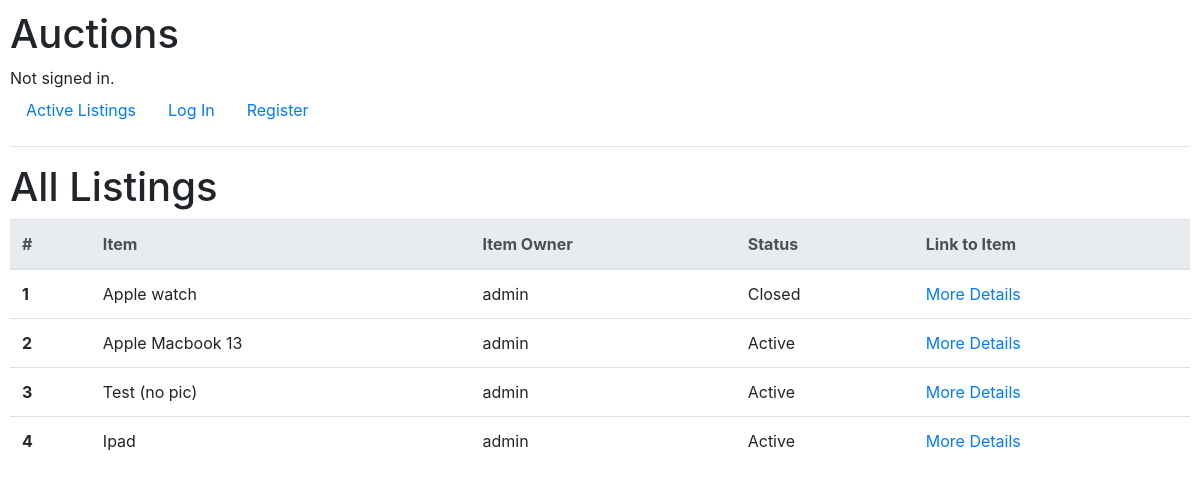
Before: /view_all_listings with the older database file.
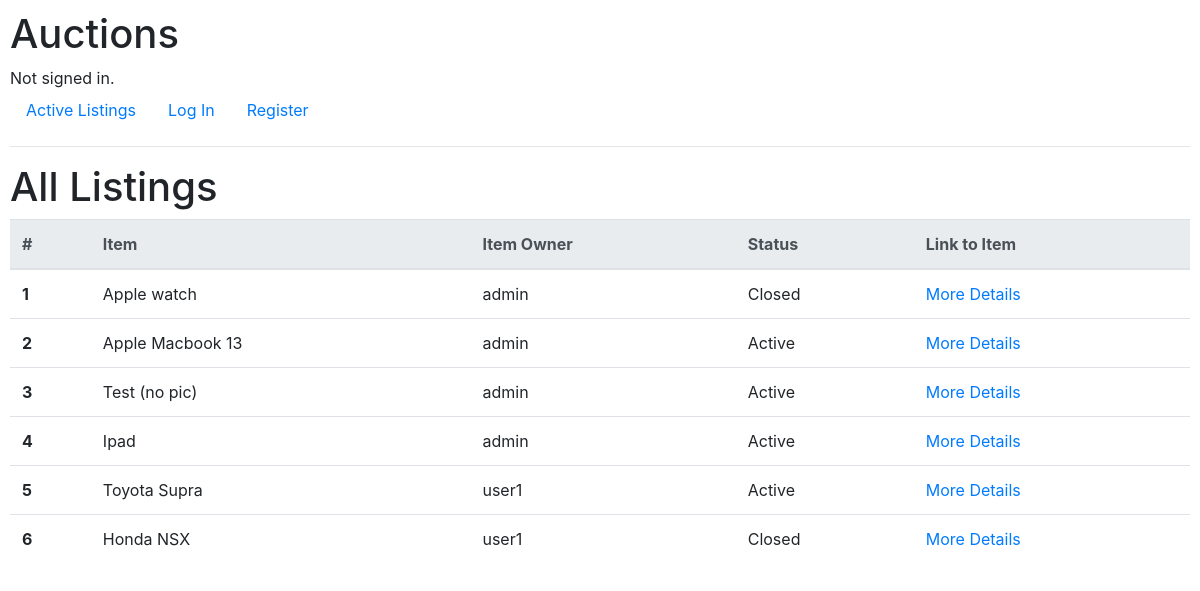
After: the same page with the newer database file.
### auctions/models.py (models this page shows, shortened)
class Auction(models.Model):
    item_name = models.CharField(max_length=64)
    item_category = models.ForeignKey(Category, on_delete=models.PROTECT, db_column="category")
    item_owner = models.ForeignKey(User, on_delete=models.CASCADE)
    item_image_url = models.URLField(max_length=256)
    item_starting_bid = models.DecimalField(max_digits=9, decimal_places=2)
    item_description = models.CharField(max_length=255)
    item_is_active = models.BooleanField(default=True)
    users_watching = models.ManyToManyField(User, blank=True, related_name='watching') # Call by (User obj).watching.all()

class User(AbstractUser):
    def __str__(self):
        return f"{self.username}"

### auctions/views.py (the view)
# urls.py: path("view_all_listings", views.view_all_listings, name="view_all_listings"),
def view_all_listings(request):
    if request.method =='GET':
        items = Auction.objects.all()
        return render(request, "auctions/all_listings.html", {
            "listings": items
        })

### auctions/templates/auctions/all_listings.html
{% extends "auctions/layout.html" %}
{% block body %}
    <h1>All Listings</h1>
      <table class="table">
        <thead class="thead-light">
          <tr>
            <th scope="col">#</th>
            <th scope="col">Item</th>
            <th scope="col">Item Owner</th>
            <th scope="col">Status</th>
            <th scope="col">Link to Item </th>
          </tr>
        </thead>
        <tbody>
            {% for listing in listings %}
            <tr>
                <th scope="row">{{ forloop.counter }}</th>
                <td>{{ listing.item_name }}</td>
                <td>{{ listing.item_owner }}</td>
                {% if listing.item_is_active %}
                    <td>Active</td>
                {% else %}
                    <td>Closed</td>
                {% endif %}
                <td><a href="{% url 'show_listing' listing.id %}">More Details</a></td>
              </tr>
            {% empty %}
            There are no listing records available.
            {% endfor %}
{% endblock %}

### auctions/templates/auctions/layout.html (shortened to what this page needs)
{% load static %}
<!DOCTYPE html>
<html lang="en">
    <head>
        <link rel="stylesheet" href="https://stackpath.bootstrapcdn.com/bootstrap/4.4.1/css/bootstrap.min.css">
        <link href="{% static 'auctions/styles.css' %}" rel="stylesheet">
    </head>
    <body>
        <h1>Auctions</h1>
        <div>
            {% if user.is_authenticated %}
                Signed in as <strong>{{ user.username }}</strong>.
            {% else %}
                Not signed in.
            {% endif %}
        </div>
        <ul class="nav">
            <li class="nav-item">
                <a class="nav-link" href="{% url 'index' %}">Active Listings</a>
            </li>
            {% if user.is_authenticated %}
				<li class="nav-item">
					<a class="nav-link" href="{% url 'view_categories' %}">Categories</a>
				</li>
				<li class="nav-item">
					<a class="nav-link" href="{% url 'view_watchlist' %}">Watchlist</a>
				</li>
				<li class="nav-item">
					<a class="nav-link" href="{% url 'create_listing' %}">Create Listing</a>
				</li>
                <li class="nav-item">
					<a class="nav-link" href="{% url 'view_all_listings' %}">All Listings</a>
				</li>
                <li class="nav-item">
                    <a class="nav-link" href="{% url 'logout' %}">Log Out</a>
                </li>
            {% else %}
                <li class="nav-item">
                    <a class="nav-link" href="{% url 'login' %}">Log In</a>
                </li>
                <li class="nav-item">
                    <a class="nav-link" href="{% url 'register' %}">Register</a>
                </li>
            {% endif %}
        </ul>
        <hr>
        {% block body %}
        {% endblock %}
    </body>
</html>

### auctions/static/auctions/styles.css (style rules this page uses)
body { padding: 10px; }

Changed rows visible on the page:
added Auction: item_name "Toyota Supra", item_owner "user1", item_is_active "Active"
added Auction: item_name "Honda NSX", item_owner "user1", item_is_active "Closed"
